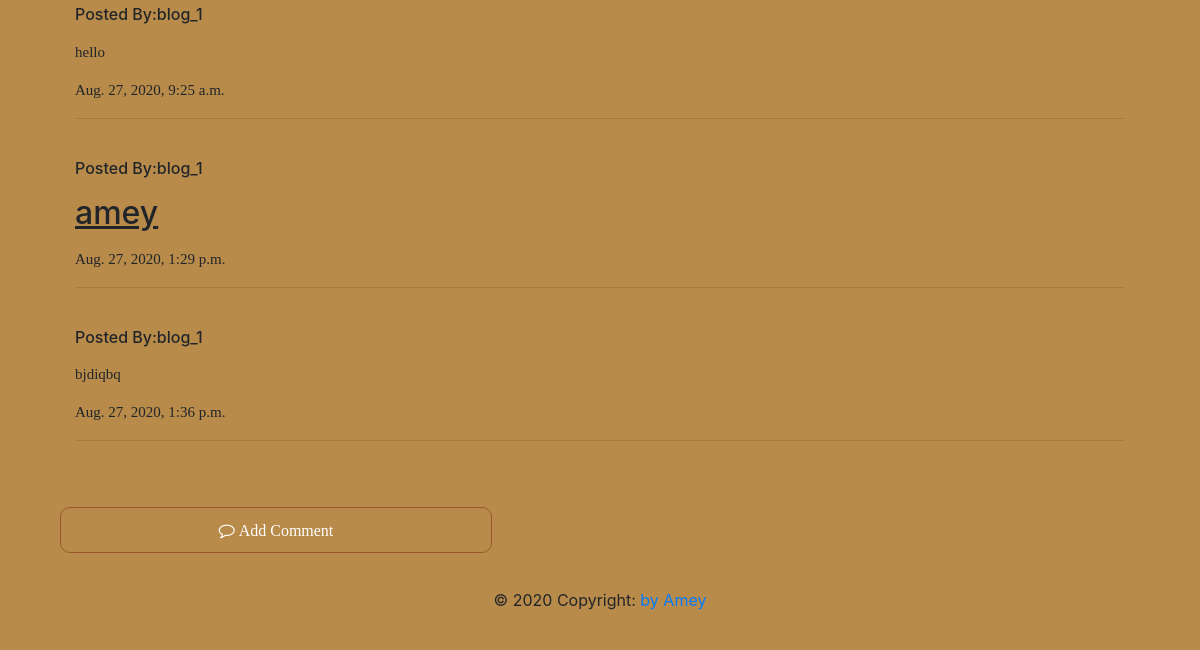
The app's page /post/2/ (signed in, lower part), older data.
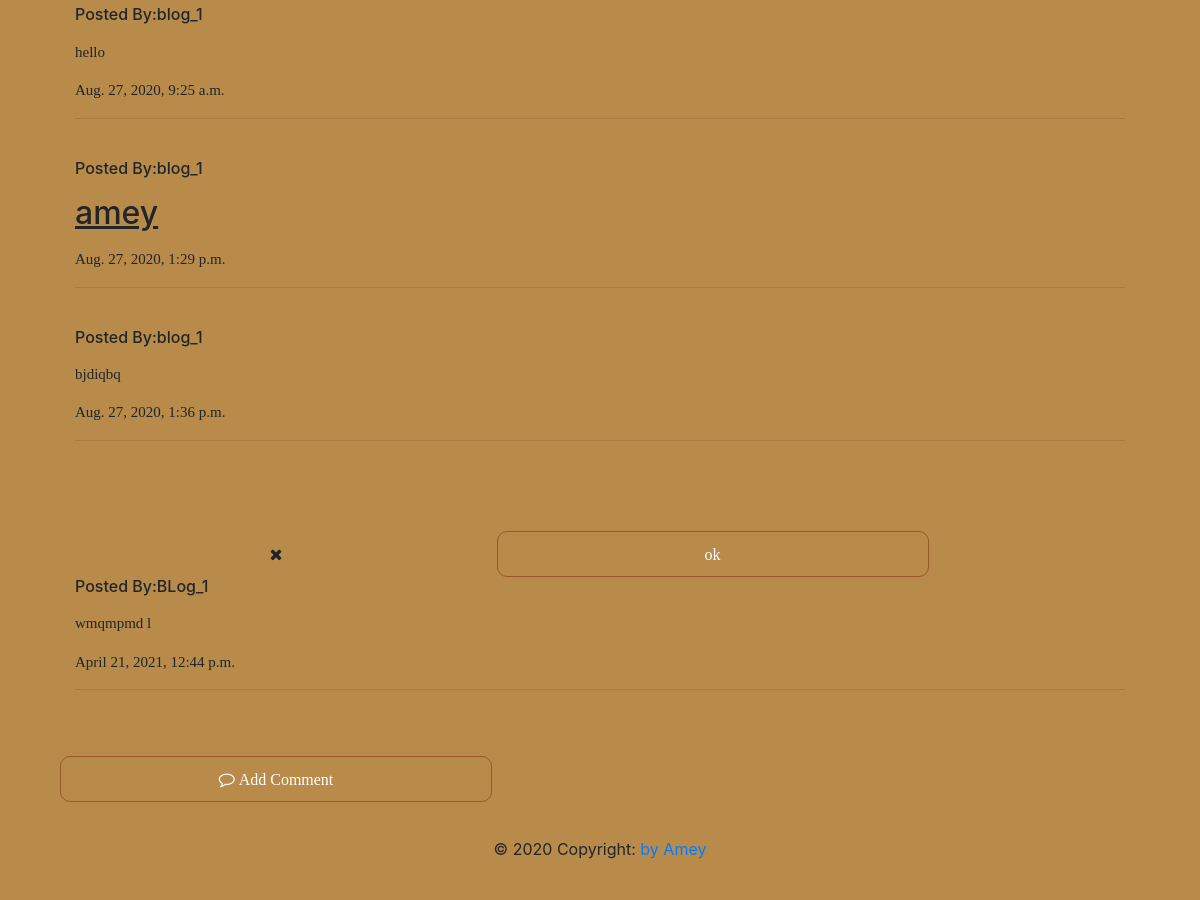
The same page, newer data.
### first_site/models.py (models this page shows, shortened)
class Comment(models.Model):
    post = models.ForeignKey("first_site.Post",on_delete=models.CASCADE,related_name="comments")
    author = models.CharField(max_length=200)
    text = models.TextField()
    created_date = models.DateTimeField(default=timezone.now)
    approved_comment = models.BooleanField(default=False)

### first_site/views.py (the view)
# urls.py: path('post/<int:pk>/',views.PostDetailView.as_view(),name='post_detail'),
class PostDetailView(DetailView):
    model = Post

### first_site/templates/first_site/post_detail.html (shortened to what this page needs)
{% extends 'first_site/base.html' %}
{% block content %}
<div class="container">
 {%for comment in post.comments.all%}
 <br>
   {%if user.is_authenticated or comment.approved_comment%}
      {% if not comment.approved_comment %}
        <a class="btn btn-default" href="{% url 'comment_remove' pk=comment.pk %}"><span class="fa fa-remove"></span></a>
        <a class="btn cust_btn" href="{% url 'comment_approve' pk=comment.pk %}"><span class="fa fa-ok">ok</span></a>
      {% endif %}
      <div class="container">
        <h6>Posted By:{{comment.author}}</h6>
        <p>{{comment.text|safe|linebreaks}}</p>
          <p>{{comment.created_date}}</p>
          <hr>
      </div>
   {% endif %}
  {%endfor%}
    <a class="btn cust_btn" href="{% url 'add_comment_to_post' pk=post.pk %}"><span class='fa fa-comment-o'> Add Comment</span></a>
</div>
{% endblock %}

Row changes from the older to the newer data that the page shows:
added Comment: approved_comment False (drawn), author "BLog_1", text "wmqmpmd l", created_date "April 21, 2021, 12:44 p.m."
